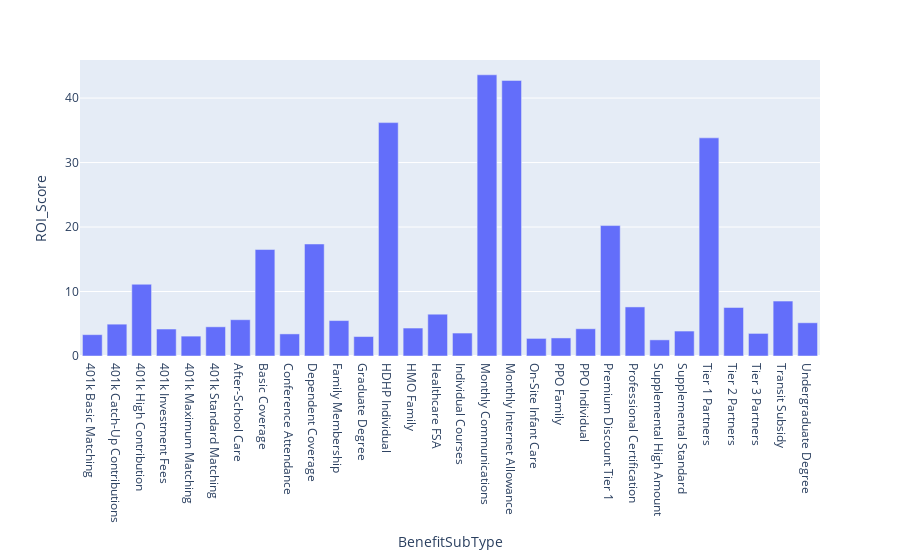

This figure's notebook cell:
### Code cell
fig = px.bar(merged.groupby('BenefitSubType').agg({'ROI_Score': 'mean'}).reset_index(),
                x='BenefitSubType',
                y='ROI_Score')
fig.show()

### Figure 1 — Plotly figure (JSON) as saved in the notebook; plotly's stock layout.template omitted (floating-point values rounded to 4 significant figures)
{"data": [{"hovertemplate": "BenefitSubType=%{x}<br>ROI_Score=%{y}<extra></extra>", "legendgroup": "", "marker": {"color": "#636efa", "pattern": {"shape": ""}}, "name": "", "orientation": "v", "showlegend": false, "textposition": "auto", "type": "bar", "x": ["401k Basic Matching", "401k Catch-Up Contributions", "401k High Contribution", "401k Investment Fees", "401k Maximum Matching", "401k Standard Matching", "After-School Care", "Basic Coverage", "Conference Attendance", "Dependent Coverage", "Family Membership", "Graduate Degree", "HDHP Individual", "HMO Family", "Healthcare FSA", "Individual Courses", "Monthly Communications", "Monthly Internet Allowance", "On-Site Infant Care", "PPO Family", "PPO Individual", "Premium Discount Tier 1", "Professional Certification", "Supplemental High Amount", "Supplemental Standard", "Tier 1 Partners", "Tier 2 Partners", "Tier 3 Partners", "Transit Subsidy", "Undergraduate Degree"], "xaxis": "x", "y": [3.31, 4.937, 11.13, 4.183, 3.084, 4.526, 5.627, 16.51, 3.427, 17.37, 5.494, 3.015, 36.19, 4.336, 6.481, 3.558, 43.61, 42.74, 2.727, 2.799, 4.222, 20.23, 7.609, 2.503, 3.867, 33.83, 7.525, 3.502, 8.513, 5.154], "yaxis": "y"}], "layout": {"barmode": "relative", "legend": {"tracegroupgap": 0}, "margin": {"t": 60}, "xaxis": {"anchor": "y", "domain": [0, 1], "title": {"text": "BenefitSubType"}}, "yaxis": {"anchor": "x", "domain": [0, 1], "title": {"text": "ROI_Score"}}}}
